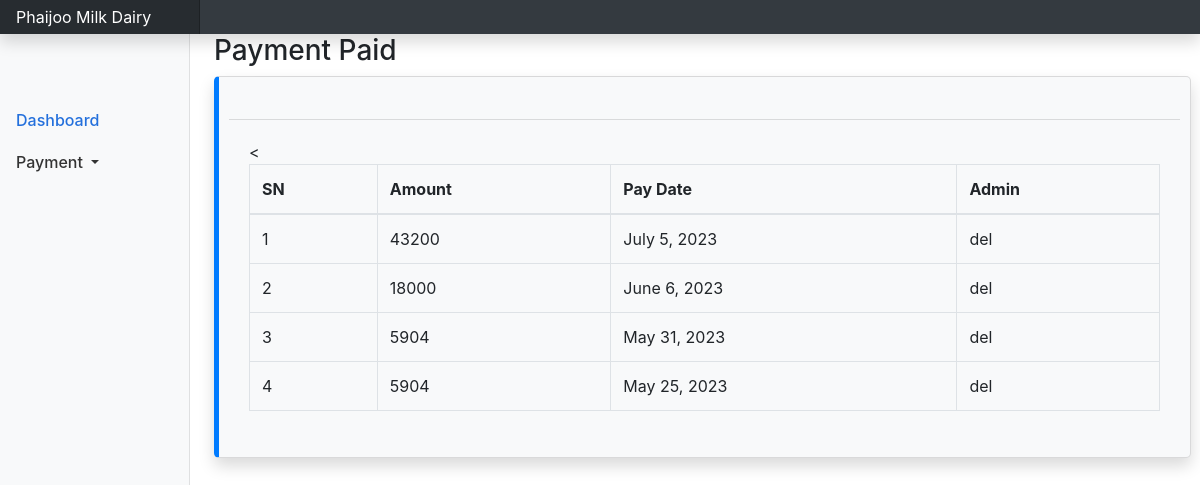
Page /farmers/payment/paid (signed in) on the committed database.
### dashboard/models.py (models this page shows, shortened)
class Payment(models.Model):
    amt = models.PositiveIntegerField()
    payment_date = models.DateField()
    status = models.CharField(max_length=10, choices=[('unpaid', 'Unpaid'), ('paid', 'Paid')], default='unpaid')
    emp_id = models.ForeignKey(
        EmployeeProfile,
        on_delete=models.CASCADE,
        related_name="payment",
        blank=True,
        null=True,
    )
    admin_id = models.ForeignKey(
        User,
        on_delete=models.CASCADE,
        related_name="payment_admin",
        blank=True,
        null=True
    )
    farmer_id = models.ForeignKey(
        FarmerProfile,
        on_delete=models.CASCADE,
        related_name="payment_farmer",
        blank=True,
        null=True
    )
    class Meta:
        verbose_name = "Payment"
        verbose_name_plural = "Payments"
        ordering = ("id",)

### user/models.py (models this page shows)
class User(AbstractUser):
    class Role(models.TextChoices):
        ADMIN = "ADMIN", "Admin"
        EMPLOYEE = "EMPLOYEE", "Employee"
        FARMER = "FARMER", "Farmer"
    role = models.CharField(max_length=50, choices=Role.choices, default=Role.ADMIN)

### farmers/views.py (the view)
# urls.py: path("payment/paid", views.paymentPaid, name = "payment-paid"),
@login_required(login_url="/dashboard/accounts/farmerlogin")
def paymentPaid(request):
    payments =  Payment.objects.filter(farmer_id=request.session.get("farmer_id"),status='paid').order_by('-payment_date')
    return render( request, "farmers/payment/paid.html",{"payments": payments})

### farmers/templates/farmers/payment/paid.html (shortened to what this page needs)
{% extends 'farmers/base.html' %}
{% block main %}
                <h1 class="h3 mb-2 text-gray-800">Payment Paid</h1>
                <div class="card shadow mb-4">
                    <div class="card-header py-3">
                    </div>
                    <div class="card-body">
                        <div class="table-responsive">
                            <table class="table table-bordered" id="dataTable" width="100%" cellspacing="0">
                                <thead>
                                    <tr>
                                        <th>SN</th>
                                        <th>Amount</th>
                                        <th>Pay Date</th>
                                        <th>Admin</th>
                                    </tr>
                                </thead>
                                <tbody>
                                    {% for payment in payments %}
                                    <tr>
                                        <td>{{ forloop.counter }}</td>
                                        <td>{{ payment.amt }}</td>
                                        <td>{{ payment.payment_date }}</td>
                                        <td>{{ payment.admin_id }}</td>
                                    </tr>
                                    {% endfor %}
                                </tbody>
                            </table>
                        </div>
                    </div>
                </div>
{% endblock main %}

### farmers/static/farmers/css/dashboard.css (style rules this page uses)
body { font-size: .875rem; }

### farmers/templates/farmers/base.html (style rules this page uses)
.card-header { background-color: #f8f9fa; font-weight: bold; }
.card { background-color: #f8f9fa; border-left: 5px solid #007bff; padding: 10px; border-radius: 5px; margin-bottom: 10px; }

### rows in the picture
Payment: amt "43200", payment_date "July 5, 2023", admin_id "del"
Payment: amt "18000", payment_date "June 6, 2023", admin_id "del"
Payment: amt "5904", payment_date "May 31, 2023", admin_id "del"
Payment: amt "5904", payment_date "May 25, 2023", admin_id "del"
